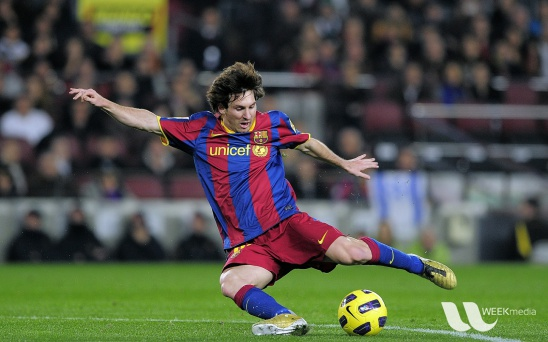
#> input picture OpenCV Python for Beginners - Full Course in 10 Hours/data/messi5.jpg, 548 x 342 px
$ jupyter execute '19. Image Gradients and Edge Detection.ipynb'   (older library calls are emulated)
#> lines starting #> are read from the running program, lines starting #| are printed output that depends on the picture
### Image gradients and Edge Detection

[cell 1]
#an image gradient is a directional change in the intensity or color of an image
#gradients are used to find edges in an image
#https://docs.opencv.org/master/d5/d0f/tutorial_py_gradients.html
#Laplace, Sobel X, Sobel Y

[cell 2]
import cv2
import matplotlib.pyplot as plt
import numpy as np

[cell 3]
img = cv2.imread('./data/messi5.jpg', cv2.IMREAD_GRAYSCALE)
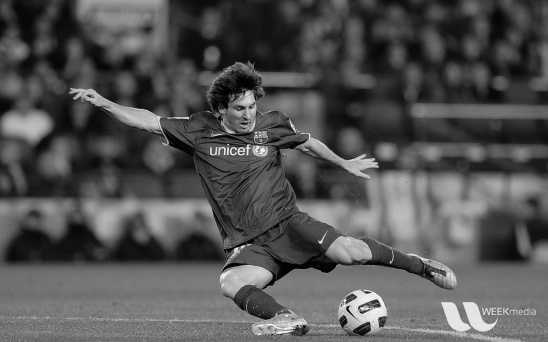
#> img: shape (342, 548); min 0, max 253, mean 83.3

lap = cv2.Laplacian(img, cv2.CV_64F, ksize = 1)
lap = np.uint8(np.absolute(lap))

sobelx = cv2.Sobel(img, cv2.CV_64F, 1, 0, ksize = 1)  #dx = 1 uses sobelx, dy = 1 uses sobely
sobelx = np.uint8(np.absolute(sobelx))

sobely = cv2.Sobel(img, cv2.CV_64F, 0, 1, ksize = 1)
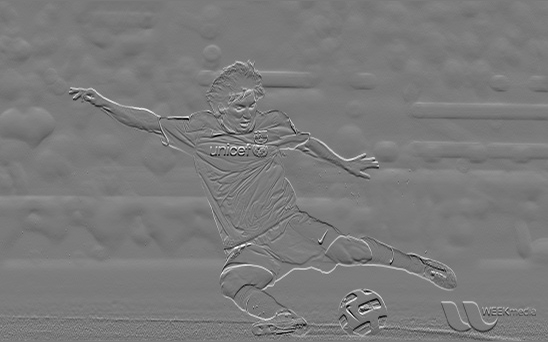
#> sobely: shape (342, 548) float64; min -203, max 218, mean 0.3; drawn with min black and max white
sobely = np.uint8(np.absolute(sobely))

sobelboth = cv2.Sobel(img, cv2.CV_64F, 1,1, ksize = 1)
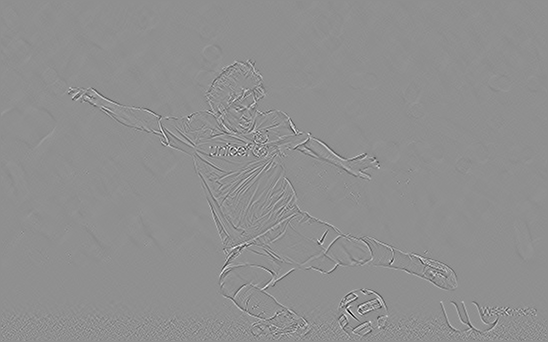
#> sobelboth: shape (342, 548) float64; min -349, max 270, mean 0; drawn with min black and max white
sobelboth = np.uint8(np.absolute(sobelboth))

sobelcombined = cv2.bitwise_or(sobelx, sobely)
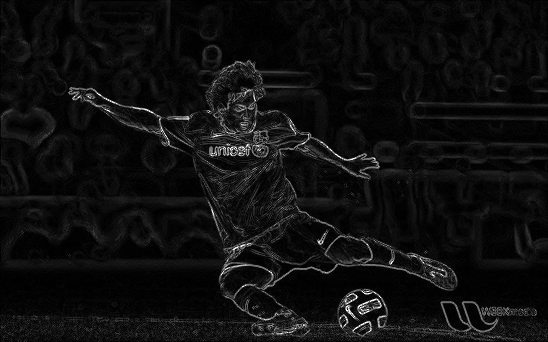
#> sobelcombined: shape (342, 548); min 0, max 255, mean 14.9

titles = ['image','lap', 'sobelx', 'sobely', 'sobelboth', 'sobelcombined']
images = [img, lap, sobelx, sobely, sobelboth, sobelcombined]
plt.figure(figsize=(16, 16))
for i in range(len(titles)):
    plt.subplot(3,2,i+1)
    plt.imshow(images[i], 'gray')
    plt.title(titles[i])
    plt.xticks([])
    plt.yticks([])
plt.show()

[cell 4]
img = cv2.imread('./data/sudoku.png', cv2.IMREAD_GRAYSCALE)
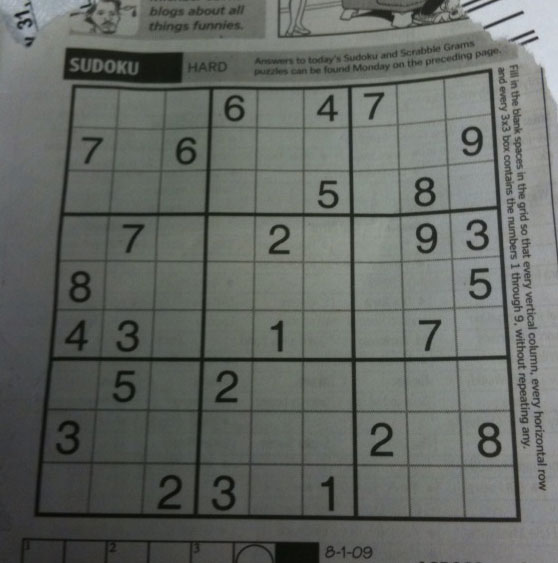
#> input picture OpenCV Python for Beginners - Full Course in 10 Hours/data/sudoku.png, 558 x 563 px
#> img: shape (563, 558); min 7, max 218, mean 101.8

lap = cv2.Laplacian(img, cv2.CV_64F, ksize = 1)
#> lap: shape (563, 558) float64
lap = np.uint8(np.absolute(lap))

sobelx = cv2.Sobel(img, cv2.CV_64F, 1, 0, ksize = 1)  #dx = 1 uses sobelx, dy = 1 uses sobely
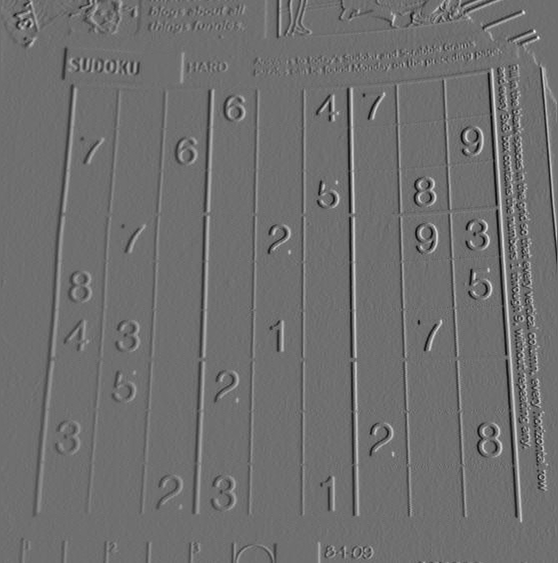
#> sobelx: shape (563, 558) float64; min -107, max 138, mean 0.3; drawn with min black and max white
sobelx = np.uint8(np.absolute(sobelx))

sobely = cv2.Sobel(img, cv2.CV_64F, 0, 1, ksize = 1)
#> sobely: shape (563, 558) float64
sobely = np.uint8(np.absolute(sobely))
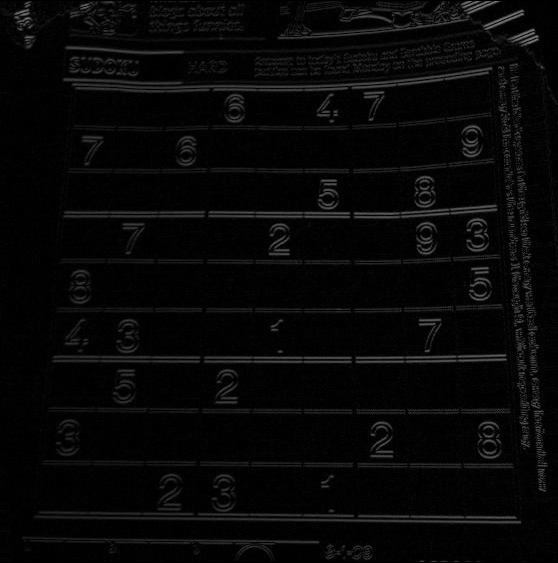
#> sobely: shape (563, 558); min 0, max 136, mean 7.3

sobelboth = cv2.Sobel(img, cv2.CV_64F, 1,1, ksize = 1)
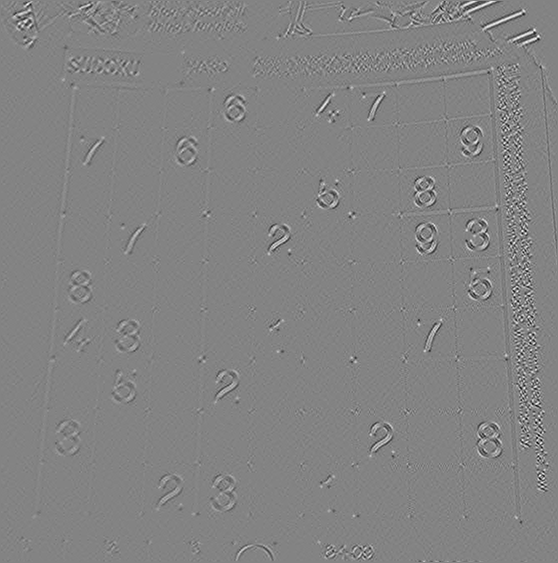
#> sobelboth: shape (563, 558) float64; min -119, max 112, mean 0; drawn with min black and max white
sobelboth = np.uint8(np.absolute(sobelboth))
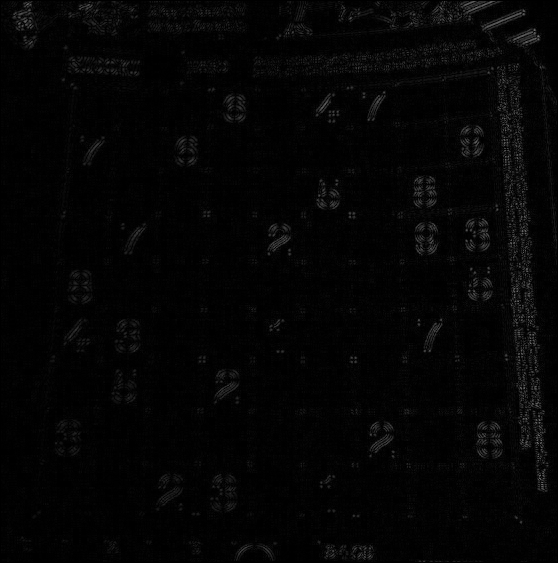
#> sobelboth: shape (563, 558); min 0, max 119, mean 4.4

sobelcombined = cv2.bitwise_or(sobelx, sobely)
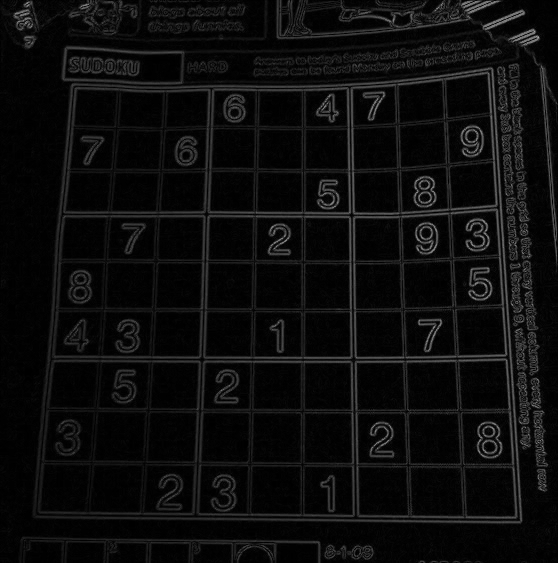
#> sobelcombined: shape (563, 558); min 0, max 170, mean 12.6

titles = ['image','lap', 'sobelx', 'sobely', 'sobelboth', 'sobelcombined']
images = [img, lap, sobelx, sobely, sobelboth, sobelcombined]

plt.figure(figsize=(16, 16))
for i in range(len(titles)):
    plt.subplot(3,2,i+1)
    plt.imshow(images[i], cmap = 'gray')
    plt.title(titles[i])
    plt.xticks([])
    plt.yticks([])
plt.show()
